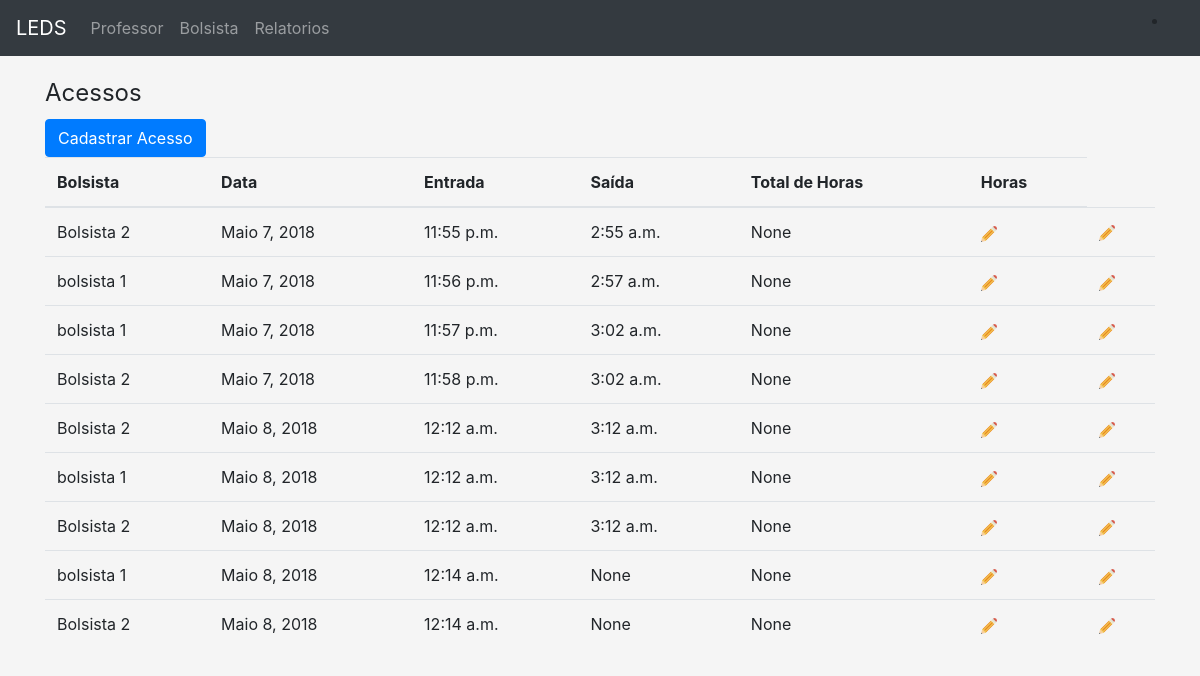
/acesso/test_acesso/74, run on an earlier commit of the app's database.
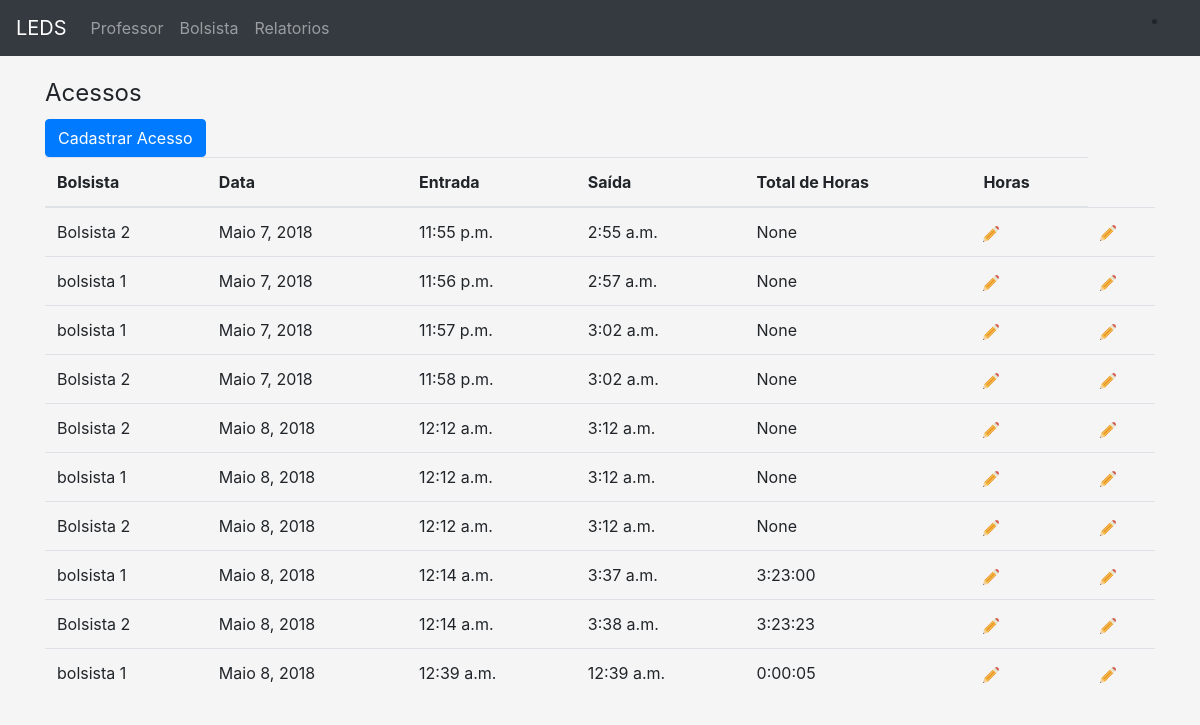
And on a later commit of the database.
### app/models.py (models this page shows)
class Acesso(models.Model):
	bolsista = models.ForeignKey(Bolsista, verbose_name='Bolsista', related_name='bolsista_acesso', on_delete=models.CASCADE)
	data = models.DateField('Data Acesso', null=True, blank=True)
	hora_entrada = models.TimeField('Entrada', null=True, blank=True)
	hora_saida = models.TimeField('Saída', null = True, blank=True)
	total_horas = models.DurationField('Total', null = True, blank = True)
	class Meta:
	 	verbose_name = 'Acesso'
	 	verbose_name_plural = 'Acessos'

class Bolsista(models.Model):
	TIPO_CHOICES = (
	    (0, 'Voluntário'),
	    (1, 'Remunerado'),
	)
	nome = models.CharField('Nome', max_length=100)
	cartao_rfid = models.CharField('Cartão RFID', max_length=100, null=True)
	professor = models.ForeignKey(Professor, verbose_name='Professor', related_name='bolsista_professor', on_delete=models.CASCADE, default=True)
	tipo_bolsa = models.IntegerField('Tipo', choices=TIPO_CHOICES)
	carga_horaria_semanal = models.IntegerField('Carga Horaria (semanal)', validators=[MinValueValidator(1)])
	def __str__(self):
		return self.nome
	class Meta:
		verbose_name='Bolsista'
		verbose_name_plural='Bolsistas'

### app/views.py (the view)
# urls.py: url(r'^acesso/test_acesso/(?P<pk>\d+)$', views.test_acesso, name='test_acesso'),
def test_acesso(request, pk):
	try:
		bolsista = Bolsista.objects.get(pk=pk)
		acesso = Acesso.objects.filter(bolsista=bolsista).order_by('-id').first()
		if acesso is not None:
			if acesso.hora_saida == None:
				acesso.hora_saida = timezone.localtime(timezone.now()).time()
				acesso.total_horas = timedelta(hours = acesso.hora_saida.hour, minutes=acesso.hora_saida.minute, seconds=acesso.hora_saida.second) - timedelta(hours = acesso.hora_entrada.hour, minutes=acesso.hora_entrada.minute, seconds=acesso.hora_entrada.second)
				acesso.save()
				redirect('app:list_acesso')
			else:
				novo_acesso = Acesso()
				novo_acesso.bolsista =  bolsista
				novo_acesso.data = date.today()
				novo_acesso.hora_entrada = timezone.localtime(timezone.now()).time()
				novo_acesso.save()
				redirect('app:list_acesso')
		else:
			novo_acesso = Acesso()
			novo_acesso.bolsista =  bolsista
			novo_acesso.data = date.today()
			novo_acesso.hora_entrada = timezone.localtime(timezone.now()).time()
			novo_acesso.save()
			redirect('app:list_acesso')
	except Bolsista.DoesNotExist:
		redirect('app:list_acesso')
	acessos = Acesso.objects.all()
	return render(request, 'acesso/list_acesso.html', {'acessos':acessos})

### app/templates/acesso/list_acesso.html (shortened to what this page needs)
{% extends "base.html" %}
{%load static%}
{% load django_bootstrap_breadcrumbs %}
{%block content%}
    <legend>Acessos</legend>
<a href="#"><button class="btn btn-primary">Cadastrar Acesso
</button></a>
    <table class="table">
        <thead>
        <tr>
            <th>Bolsista</th>
            <th>Data</th>
            <th>Entrada</th>
            <th>Saída</th>
            <th>Total de Horas</th>
            <th>Horas</th>
        </tr>
        </thead>
        <tbody>
        {% for acesso in acessos %}
            <tr>
                <td>{{ acesso.bolsista }}</td>
                <td>{{acesso.data}}</td>
                <td>{{ acesso.hora_entrada}}</td>
                <td>{{ acesso.hora_saida }}</td>
                <td>{{ acesso.total_horas}}</td>
                <td><a href="{% url 'app:test_acesso' acesso.bolsista_id%}"><img alt="" src="{% static 'img/edit.png'%}"></a></td>
                <td><a href="{%url 'app:test_acesso' acesso.bolsista.id%}"><img alt="" src="{% static 'img/edit.png'%}"></a></td>
            </tr>
        {% endfor %}
        </tbody>
    </table>
{% endblock %}

What changed in the data, as far as the page shows it:
changed Acesso (number 8 of 10 on the later page): hora_saida "None" → "3:37 a.m."; total_horas "None" → "3:23:00"
changed Acesso (number 9 of 10 on the later page): hora_saida "None" → "3:38 a.m."; total_horas "None" → "3:23:23"
added Acesso: bolsista "bolsista 1", data "Maio 8, 2018", hora_entrada "12:39 a.m.", hora_saida "12:39 a.m.", total_horas "0:00:05"
